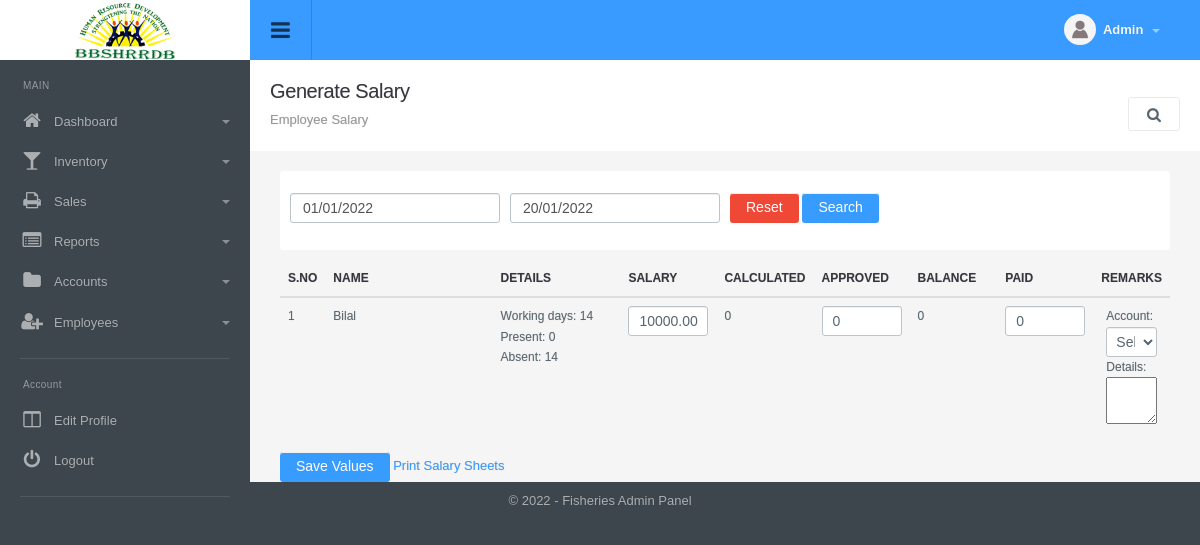
The page /salary_manage.php?tab=salary (signed in) on the database its author committed.
### tables this page shows
CREATE TABLE `config_variable` (
  `id` int(11) NOT NULL,
  `config_type_id` int(11) NOT NULL,
  `title` varchar(512) NOT NULL,
  `notes` varchar(512) NOT NULL,
  `type` varchar(200) NOT NULL,
  `default_values` text NOT NULL,
  `key` varchar(200) NOT NULL,
  `value` text NOT NULL,
  `sortorder` int(11) NOT NULL
);

CREATE TABLE `menu` (
  `id` int(11) NOT NULL,
  `title` varchar(100) NOT NULL,
  `url` varchar(100) NOT NULL,
  `parent_id` int(11) NOT NULL,
  `depth` int(1) NOT NULL,
  `sortorder` int(11) NOT NULL,
  `icon` varchar(200) NOT NULL,
  `small_icon` varchar(200) NOT NULL
);

### include/utility.php (called while the page is built, shortened)
<?php
function get_config($var){
	global $dblink;
	$sql="select value from config_variable where `key`='".slash($var)."'";
	$resConfig=doquery($sql,$dblink);
	if(numrows($resConfig)>0){
		while($rowConfig=dofetch($resConfig))
			return unslash($rowConfig["value"]);
	}
}
$site_title=get_config("site_title");
$file_upload_root="./uploads/";
function slash($str){
	if(!is_array($str))
		return utf8_encode(addslashes($str));
	else{
		for($i=0; $i<count($str); $i++)
			$str[$i]=slash($str[$i]);
		return $str;
	}
}
function unslash($str){
	return stripslashes(utf8_decode($str));
	}
function date_dbconvert($date){
	if( !empty( $date ) ) {
		$date = explode("/", $date);
		return date("Y-m-d", strtotime($date[2]."-".$date[1]."-".$date[0]));
	}
	else {
		return $date;
	}
}
function curr_format($amount){
	return ($amount<0?'(':'').number_format(abs($amount), 0, '.',',').($amount<0?')':'');
}
function get_account_of_type( $type ){
	global $dblink;
	if( !isset( $GLOBALS[ "type" ][ $type ] ) ) {
		$r = doquery( "select id from account where type='".$type."'", $dblink );
	}
	return $GLOBALS[ "type" ][ $type ];
}

### include/db.php (called while the page is built, shortened)
<?php
function doquery($qr,$lnk){
	@$res=mysqli_query($lnk,$qr) or die($qr." - ".mysqli_error($lnk));
	return $res;
}
function dofetch($rs){
	@$rec=mysqli_fetch_array($rs);
	return $rec;
}
function numrows($rs){
	return mysqli_num_rows($rs);
}

### modules/salary/salary_do.php (called while the page is built, shortened)
<?php
if(isset($_SESSION["employee"]["reports"]["salary"]["start_date"]) && !empty($_SESSION["employee"]["reports"]["salary"]["start_date"])){
	$start_date = $_SESSION["employee"]["reports"]["salary"]["start_date"];
}
else{
	$start_date = date("d/m/Y", strtotime('first day of this month'));
}
if(isset($_SESSION["employee"]["reports"]["salary"]["end_date"]) && !empty($_SESSION["employee"]["reports"]["salary"]["end_date"])){
	$end_date = $_SESSION["employee"]["reports"]["salary"]["end_date"];
}
else{
	$end_date = date("d/m/Y");
}
$s = strtotime(date_dbconvert($start_date));
$year = date( "Y", $s );
$month = date( "n", $s )-1;
$employees = array();
$sql="select * from admin where status=1 and monthly_salary > 0 order by name";
$rs=doquery($sql,$dblink);
if(numrows($rs)>0){
	 while($r=dofetch($rs)){
		$working_days = 0;
		$present = 0;
		$absent = 0;
		for( $i = 0; $i < date( "j", strtotime(date_dbconvert($end_date)) ); $i++ ) {
			$day = strtotime(date_dbconvert($start_date))+24*3600*$i;
			if( !is_holiday( date("Y-m-d", $day) ) ) {
				$sql2="select * from employee_attendance where employee_id='".$r["id"]."' and (checked_in>='".date("Y/m/d H:i:s", $day)."' and checked_in<'".date("Y/m/d H:i:s", $day+24*3600)."' or checked_out>='".date("Y/m/d H:i:s", $day)."' and checked_out<'".date("Y/m/d H:i:s", $day+24*3600)."')";
				$rs2 = doquery( $sql2, $dblink );
				if( numrows( $rs2 ) > 0 ) {
					$present++;
				}
				else {
					$absent++;
				}
				$working_days++;
			}
		}
		$salary = unslash( $r["monthly_salary"] );
		$total_days = $working_days-$absent;
		$payment_amount = 0;
		$account_id = get_account_of_type( 2 );
		$details = '';
		$final_salary = 0;
		$r1 = dofetch( doquery( "SELECT sum(amount) as salary FROM salary where employee_id = '".$r[ "id" ]."' and ( year < '".$year."' or month < '".$month."')  and status = 1", $dblink ) );
		$r2 = dofetch( doquery( "SELECT sum(amount) as salary_payment FROM `salary_payment` where employee_id = '".$r[ "id" ]."' and datetime_added < '".date('Y-m-d 23:59:59', strtotime(date_dbconvert($end_date)))."'", $dblink ) );
		$balance = $r1[ "salary" ]-$r2[ "salary_payment" ];
		$employees[] = array(
			"employee" => $r,
			"working_days" => $working_days,
			"present" => $present,
			"absent" => $absent,
			"salary" => $salary,
			"total_days" => $total_days,
			"final_salary" => $final_salary,
			"balance" => $balance,
			"payment_amount" => $payment_amount,
			"account_id" => $account_id,
			"details" => $details,
		);
	}
}
		?>

### modules/salary/salary.php (the view, shortened to what this page needs)
<?php
$is_search = true;
?>
<div class="page-header">
	<h1 class="title">Generate Salary</h1>
  	<ol class="breadcrumb">
    	<li class="active">Employee Salary</li>
  	</ol>
  	<div class="right">
    	<div class="btn-group" role="group" aria-label="...">
            <a id="topstats" class="btn btn-light" href="#"><i class="fa fa-search"></i></a>
    	</div>
    </div>
</div>
<ul class="topstats clearfix search_filter"<?php if($is_search) echo ' style="display: block"';?>>
    <li class="col-xs-12 col-lg-12 col-sm-12">
    	<div>
        	<form class="form-horizontal" action="" method="get">
                <div class="col-sm-3 margin-btm-5">
                <input type="text" title="Enter Date" value="<?php echo $start_date;?>" name="start_date" id="start_date" class="date-picker form-control" />
                </div>
                <div class="col-sm-3 margin-btm-5">
                    <input type="text" title="Enter Date" value="<?php echo $end_date;?>" name="end_date" id="end_date" class="date-picker form-control" />
                </div>
                <div class="col-sm-3 text-left margin-btm-5">
                    <input type="button" class="btn btn-danger btn-l reset_search" value="Reset" alt="Reset Record" title="Reset Record" />
                    <input type="submit" class="btn btn-default btn-l" value="Search" alt="Search Record" title="Search Record" />
                </div>
            </form>
        </div>
  	</li>
</ul>
<div class="panel-body table-responsive">
    <form method="post">
        <table id="dynamic-table" class="table table-hover list">
            <thead>
                <tr>
                    <th width="2%">S.No</th>
                    <th width="20%">Name</th>
                    <th width="15%">Details</th>
                    <th width="10%">Salary</th>
                    <th width="10%">Calculated</th>
                    <th width="10%">Approved</th>
                    <th width="10%">Balance</th>
                    <th width="10%">Paid</th>
                    <th class="center">Remarks</th>
                </tr>
            </thead>
            <tbody>
                <?php
                if( count( $employees  ) > 0 ) {
                    $sn=1;
                    foreach( $employees as $employee ){
                        ?>
                        <tr class="<?php if($employee[ "final_salary" ]>0 && $employee[ "balance" ]+$employee[ "payment_amount" ] == 0 ) echo " danger";if($employee[ "final_salary" ] > 0 && $employee[ "payment_amount" ]>0) echo " success";?>">
                            <td><?php echo $sn;?></td>
                            <td><?php echo unslash( $employee[ "employee" ][ "name" ] )?></td>
                            <td>
                                Working days: <?php echo $employee[ "working_days" ]; ?><br  />
                                Present: <?php echo $employee[ "present" ]; ?><br  />
                                Absent: <?php echo $employee[ "absent" ]; ?><br  />
                            </td>
                            <td><input type="text" class="monthly_salary" name="monthly_salary[<?php echo $employee[ "employee" ][ "id" ]?>]" value="<?php echo $employee[ "salary" ]?>" id="monthly_salary_<?php echo $employee[ "employee" ][ "id" ]?>" style="width:80px;"  /></td>
                            <td><span data-workingdays="<?php echo $employee[ "working_days" ]?>" data-totaldays="<?php echo $employee[ "total_days" ]?>" class="expected_salary" id="expected_salary_<?php echo $employee[ "employee" ][ "id" ]?>"><?php echo curr_format( round( ($employee[ "salary" ]/$employee[ "working_days" ]) * $employee[ "total_days" ] ) ); ?></span></td>
                            <td><input type="text" name="salary[<?php echo $employee[ "employee" ][ "id" ]?>]" value="<?php echo $employee[ "final_salary" ]?>" style="width:80px;"  /></td>
                            <td><?php echo curr_format( $employee[ "balance" ] )?></td>
                            <td><input type="text" name="payment[<?php echo $employee[ "employee" ][ "id" ]?>]" value="<?php echo $employee[ "payment_amount" ]?>" style="width:80px;"  /></td>
                            <td>
                                <div class="col-md-12">Account:</div>
                                <div class="col-md-12"><select name="account_id[<?php echo $employee[ "employee" ][ "id" ]?>]">
                                    <option value="">Select Account</option>
                                </select></div>
                                <div class="col-md-12">Details:</div>
                                <div class="col-md-12"><textarea style="width:100%;" name="details[<?php echo $employee[ "employee" ][ "id" ]?>]" ><?php echo $employee[ "details" ]?></textarea></div>
                            </td>
                        </tr>
                     <?php
                        $sn++;
                     }
                }
                else{
                    ?>
                    <tr>
                        <td colspan="8"  class="no-record">No Result Found</td>
                    </tr>
                <?php
                    }
                ?>
            </tbody>
        </table>
        <div class="salary-btn">
        	<input type="submit" name="save_salary" value="Save Values" class="btn btn-default btn-l" /> <a href="salary_manage.php?tab=salary&action=print" target="_blank">Print Salary Sheets</a>
        </div>
    </form>
</div>

### include/header.php (shortened to what this page needs)
<!DOCTYPE html PUBLIC "-//W3C//DTD XHTML 1.0 Transitional//EN" "http://www.w3.org/TR/xhtml1/DTD/xhtml1-transitional.dtd">
<html xmlns="http://www.w3.org/1999/xhtml">
<head>
<link type="text/css" rel="stylesheet" href="css/font-awesome.min.css" />
<link type="text/css" rel="stylesheet" href="css/font-awesome.css" />
<link type="text/css" rel="stylesheet"  href="css/bootstrap.css" />
<link rel="stylesheet" href="css/bootstrap-datetimepicker.min.css" />
<link type="text/css" rel="stylesheet"  href="css/awesome-bootstrap-checkbox.css" />
<link href="css/general.css" type="text/css" rel="stylesheet" />
<link type="text/css" rel="stylesheet"  href="css/style.css" />
</head>
<body>
	<div id="wrapper" class="round_corners">
    	<div id="top" class="clearfix">
            <div class="applogo">
                <a href="index.php" class="logo"><?php $admin_logo=get_config("admin_logo"); if(empty($admin_logo)) echo $site_title; else { ?><img src="<?php echo $file_upload_root;?>config/<?php echo $admin_logo?>" /><?php }?></a>
            </div>
            <a class="sidebar-open-button" href="#"><i class="fa fa-bars"></i></a>
            <ul class="top-right">
            	<li class="dropdown link">
                	<a class="dropdown-toggle profilebox" data-toggle="dropdown" href="#">
                    	<img alt="img" src="images/profileimg-default.png">
                        <b><?php echo ucfirst((isset($_SESSION["logged_in_admin"]) && $_SESSION["logged_in_admin"]!="")?$_SESSION["logged_in_admin"]["name"]:"Guest");?></b>
                        <span class="caret"></span>
                    </a>
                </li>
           </ul>
        </div>
        <div class="sidebar clearfix">
       		<ul class="sidebar-panel nav">
  				<li class="sidetitle">MAIN</li>
				<?php
					$parents=doquery("select * from menu where parent_id=0 order by sortorder",$dblink);
					if(numrows($parents)>0){
						while($parent=dofetch($parents)){
						?>
						<li>
                        	<a href="<?php echo unslash($parent["url"])?>"><span class="icon color5"><i class="fa fa-<?php echo unslash($parent["small_icon"])?>"></i></span><?php echo unslash($parent["title"])?>
							<?php
								$submenus=doquery("select * from menu where parent_id='".$parent["id"]."' order by sortorder",$dblink);
								if(numrows($submenus)>0){
									?>
                                <span class="caret"></span></a>
                                <?php
                            }
							else{
								echo "</a>";
							}
							?>
						</li>
						<?php
					}
				}
				?>
         	</ul>
            <ul class="sidebar-panel nav">
                <li class="sidetitle">Account</li>
                <li><a href="admin_manage.php?tab=edit&id=<?php echo $_SESSION["logged_in_admin"]["id"]?>"><span class="icon color15"><i class="fa fa-columns"></i></span>Edit Profile</a></li>
                <li><a href="logout.php"><span class="icon color12"><i class="fa falist fa-power-off"></i></span>Logout</a></li>
            </ul>
	    </div>
		<div class="content">

### include/footer.php (shortened to what this page needs)
<div id="footer" class="bottom_round_corners">
	<div id="footer_content">
    	<address>&copy; <?php echo date("Y");?> - <?php echo $site_title; ?> Admin Panel</address>
    </div>
</div>
<link href="js/fancybox/jquery.fancybox.css" rel="stylesheet" type="text/css" />
<link href="js/chosen/chosen.css" rel="stylesheet" type="text/css" />
<?php include("include/upload_center.php");?>
</body>
</html>

### rows shown on the page
config_variable: value (picture)
menu: title "Dashboard"
menu: title "Inventory"
menu: title "Sales"
menu: title "Reports"
menu: title "Accounts"
menu: title "Employees"
config_variable: value "Fisheries"

### other values the page prints
unslash( $employee[ "employee" ][ "name" ] ) "Bilal"
$employee[ "working_days" ] "14"
$employee[ "present" ] "0"
$employee[ "absent" ] "14"
curr_format( $employee[ "balance" ] ) "0"
